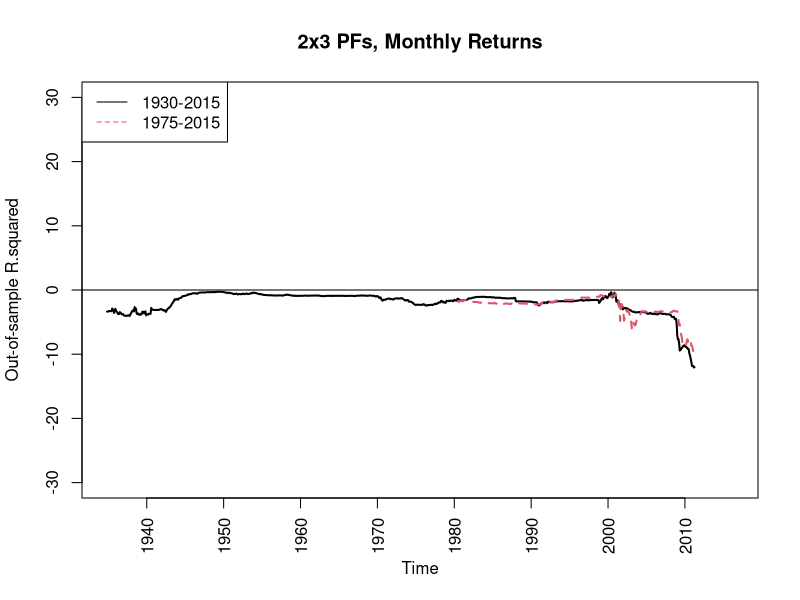
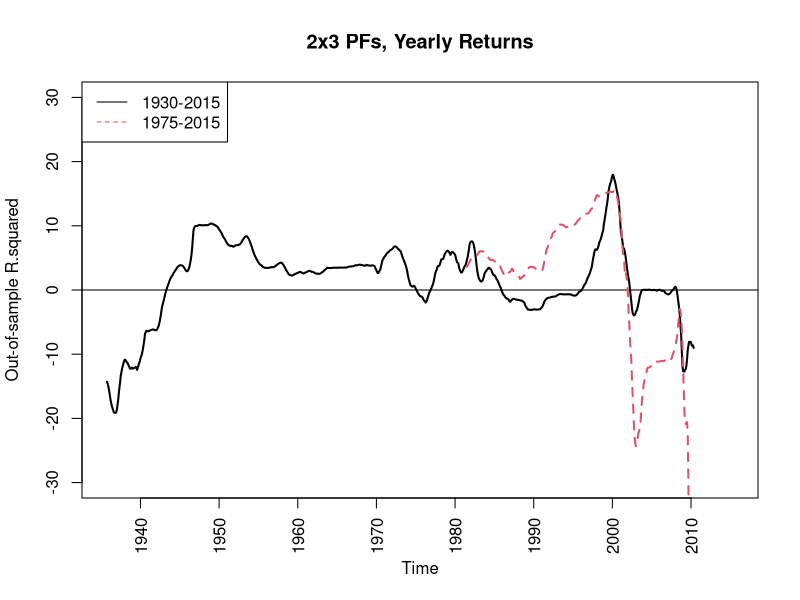

Recreate these plots in R, in order.
#Plot for monthly
setwd("C:/Users/jesper/OneDrive/Master Thesis/Data testing/rstuff/2x3")

x1<- read.table("frame23IS_1m.txt",T)
x2 <- read.table("frame2x3IS_1m_40y.txt",T)

fin <- as.numeric(x1[nrow(x1),4])
fin <- as.numeric(paste(format(fin/1000000,digits=4)))*10000+
  ((as.numeric(paste(format(fin/1000000,digits=6)))*10000-
      as.numeric(paste(format(fin/1000000,digits=4)))*10000)*100+1)/12

plot(y=x1[,5],x=seq(fin-(nrow(x1)*1/12)+1/12,to=fin,by=1/12),type="l",
     ylab="Out-of-sample R.squared", xlab="Time",main="2x3 PFs, Monthly Returns",ylim=c(-30,30),xaxt="n",lwd=2,lty=1)
abline(0,0)
lines(y=x2[,5],x=seq(fin-(nrow(x2)*1/12)+1/12,to=fin,by=1/12),lty=2,col=2,lwd=2)
axis(1,xaxp=c(1940,2010,7),las=2)
legend("topleft",legend= c("1930-2015","1975-2015"),col=c(1,2),lty=c(1,2))

#Plot for yearly
setwd("C:/Users/jesper/OneDrive/Master Thesis/Data testing/rstuff/2x3")

x1<- read.table("frame23IS_1y.txt",T)
x2 <- read.table("frame2x3IS_1y_40y.txt",T)

fin <- as.numeric(x1[nrow(x1),4])
fin <- as.numeric(paste(format(fin/1000000,digits=4)))*10000+
  ((as.numeric(paste(format(fin/1000000,digits=6)))*10000-
      as.numeric(paste(format(fin/1000000,digits=4)))*10000)*100+1)/12

plot(y=x1[,5],x=seq(fin-(nrow(x1)*1/12)+1/12,to=fin,by=1/12),type="l",
     ylab="Out-of-sample R.squared", xlab="Time",main="2x3 PFs, Yearly Returns",ylim=c(-30,30),xaxt="n",lwd=2,lty=1)
abline(0,0)
lines(y=x2[,5],x=seq(fin-(nrow(x2)*1/12)+1/12,to=fin,by=1/12),lty=2,col=2,lwd=2)
axis(1,xaxp=c(1940,2010,7),las=2)
legend("topleft",legend= c("1930-2015","1975-2015"),col=c(1,2),lty=c(1,2))

